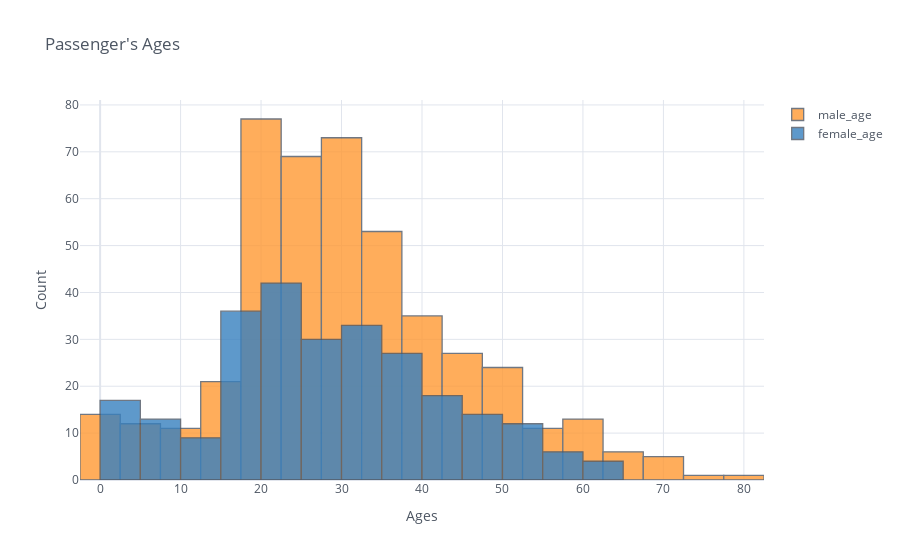

This figure's notebook cell:
### Markdown cell above
**You can plot two different distributions as two different columns if you want to compare them. We will, for example, plot the ages of female and male passengers in the same plot.**

### Code cell
df["male_age"]=df[df["Sex"]=="male"]["Age"]
df["female_age"]=df[df["Sex"]=="female"]["Age"]
df[["male_age","female_age"]].iplot(kind="histogram", bins=20, theme="white", title="Passenger's Ages",
         xTitle='Ages', yTitle='Count')

### Figure 1 — Plotly figure (JSON) as saved in the notebook; plotly's stock layout.template omitted (floating-point values rounded to 4 significant figures; data arrays with more than 128 entries replaced by an {"elided": "..."} marker saying what was removed)
{"data": [{"histfunc": "count", "histnorm": "", "marker": {"color": "rgba(255, 153, 51, 1.0)", "line": {"color": "#4D5663", "width": 1.3}}, "name": "male_age", "nbinsx": 20, "opacity": 0.8, "orientation": "v", "type": "histogram", "x": {"elided": "891 float values"}}, {"histfunc": "count", "histnorm": "", "marker": {"color": "rgba(55, 128, 191, 1.0)", "line": {"color": "#4D5663", "width": 1.3}}, "name": "female_age", "nbinsx": 20, "opacity": 0.8, "orientation": "v", "type": "histogram", "x": {"elided": "891 float values"}}], "layout": {"barmode": "overlay", "legend": {"bgcolor": "#FFFFFF", "font": {"color": "#4D5663"}}, "paper_bgcolor": "#FFFFFF", "plot_bgcolor": "#FFFFFF", "title": {"font": {"color": "#4D5663"}, "text": "Passenger's Ages"}, "xaxis": {"gridcolor": "#E1E5ED", "showgrid": true, "tickfont": {"color": "#4D5663"}, "title": {"font": {"color": "#4D5663"}, "text": "Ages"}, "zerolinecolor": "#E1E5ED"}, "yaxis": {"gridcolor": "#E1E5ED", "showgrid": true, "tickfont": {"color": "#4D5663"}, "title": {"font": {"color": "#4D5663"}, "text": "Count"}, "zerolinecolor": "#E1E5ED"}}}
